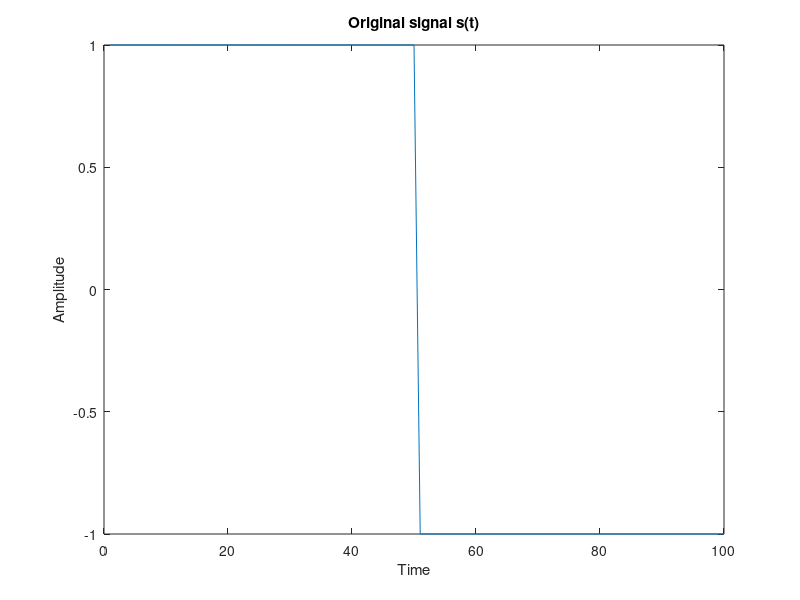
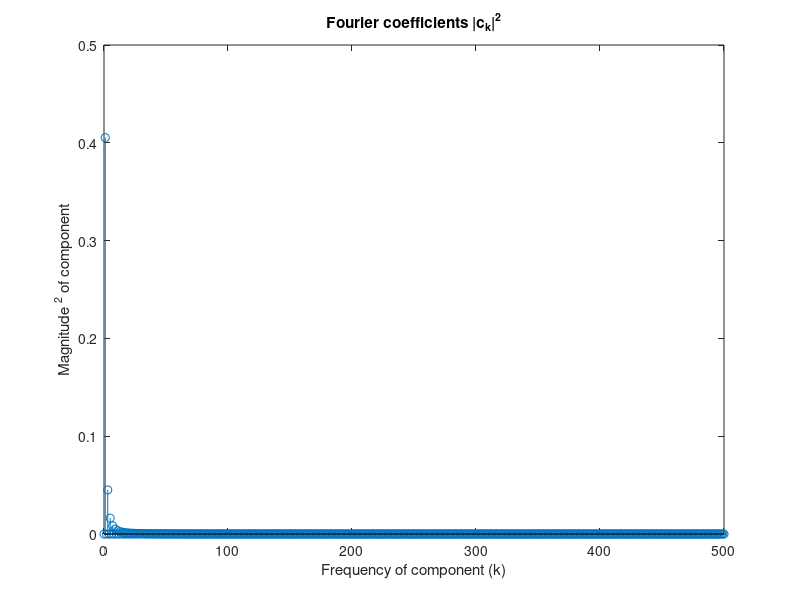
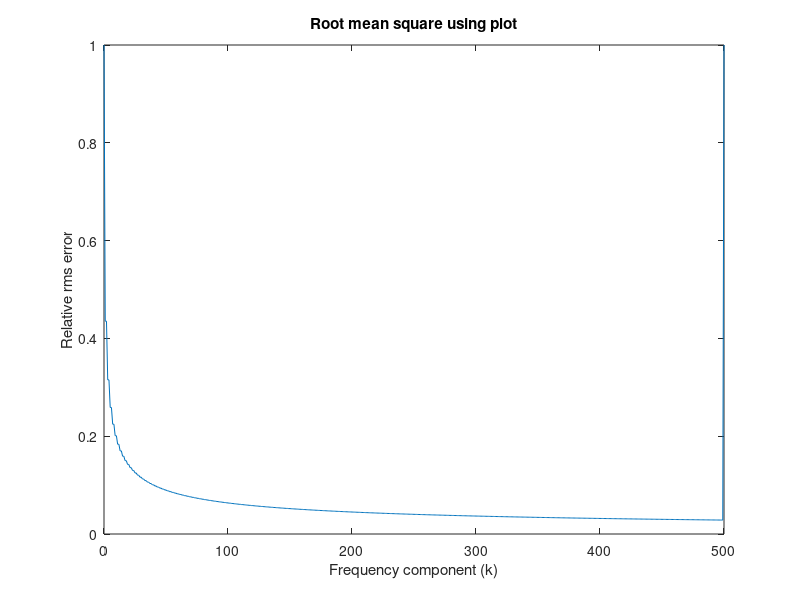
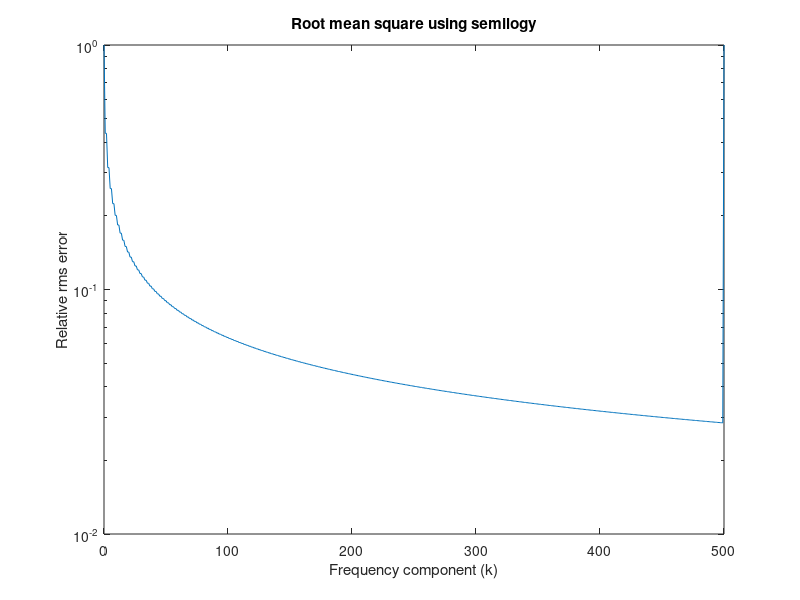

The MATLAB source for these figures, in order:
% Ex 1 -- Signal approximation

close all;
clear;

% 1 -- creating the original signal as indicated
A = 1;
T = 100;
t = 1:T;
s = -A * ones(1, T);
s(1:(T/2)) = A;

% plotting the original signal
figure;
plot(t, s);
title('Original signal s(t)');
xlabel('Time');
ylabel('Amplitude');

% 2 -- approximating the signal
k_max = 500;
k = 0:k_max;
N = length(k);
c = zeros(1, N);

% computing the Fourier coefficients
for i = 1:N
    if mod(k(i), 2) == 1
        c(i) = 2 / (pi * 1i * k(i)) * A;
    end
end

c_res =  zeros(1, N);
for i = 1:N
    c_res(i) = abs(c(i)^2);
end

% plotting the amplitudes |c_k|^2
figure;
stem(k, c_res);
title('Fourier coefficients |c_k|^2');
xlabel('Frequency of component (k)');
ylabel('Magnitude ^2 of component');

% 3 -- computing the root mean square using perseval's theorem
% this is actually a squared value of what we want to achieve
rms = ones(1, N) .* (A^2); % all the elements are 1 since A .^ 2 = 1
for i = 1:k_max
    for k_idx = 2:i
        % subtracting the fourier coefficient 
        rms(i) = rms(i) - 2 * c_res(k_idx);
    end
    % the current rms value is squared, therefore compute sqrt
    rms(i) = sqrt(rms(i) - c_res(1)); % if 2 * is missing, the computation is not accurate (??)
end

% using multiple plots to showcase the result
figure;
plot(k, real(rms));
title('Root mean square using plot');
xlabel('Frequency component (k)');
ylabel('Relative rms error');

figure;
semilogy(k, real(rms));
title('Root mean square using semilogy');
xlabel('Frequency component (k)');
ylabel('Relative rms error');

figure;
loglog(k, real(rms));
title('Root mean square using loglog');
xlabel('Frequency component (k)');
ylabel('Relative rms error');

% 4 -- the smallest value for N is 164, as seen on the plot 
interval = find(rms < 0.05);
N = interval(1); % should be 164

t = 1:100;
s_rec = zeros(1, T);
k = 0:N; 
for t_idx = 1:T
    for k_idx = 1:length(k)
        aux1 = c(k_idx) * exp(2 * pi * k(k_idx) * t_idx * 1i /T);
        % adding conjugates
        aux2 = conj(c(k_idx)) * exp((-2) * pi * k(k_idx) * t_idx * 1i /T); 
        s_rec(t_idx) = s_rec(t_idx) + aux1 + aux2;
    end
end

figure;
plot(t, s_rec);
title('Reconstructed signal');
xlabel('Time');
ylabel('Amplitude');
xlim([0, 100]); % since the plot looks better this way